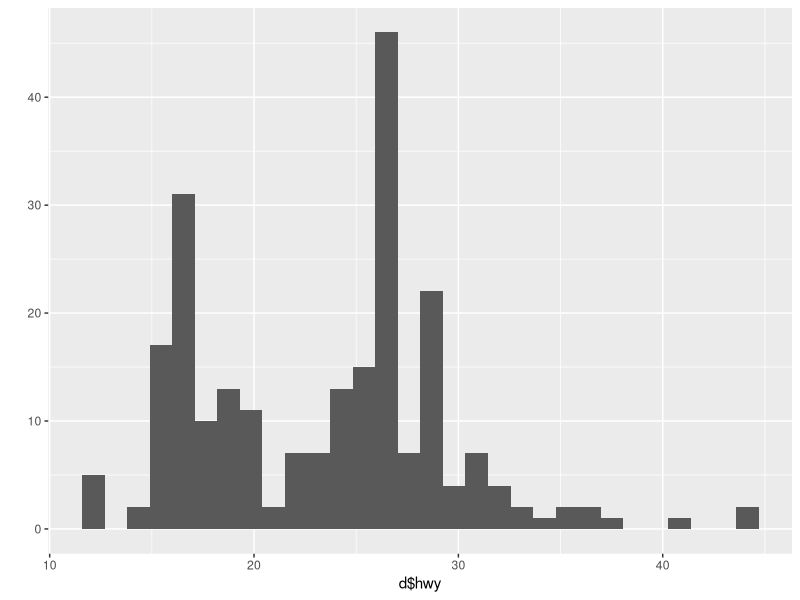
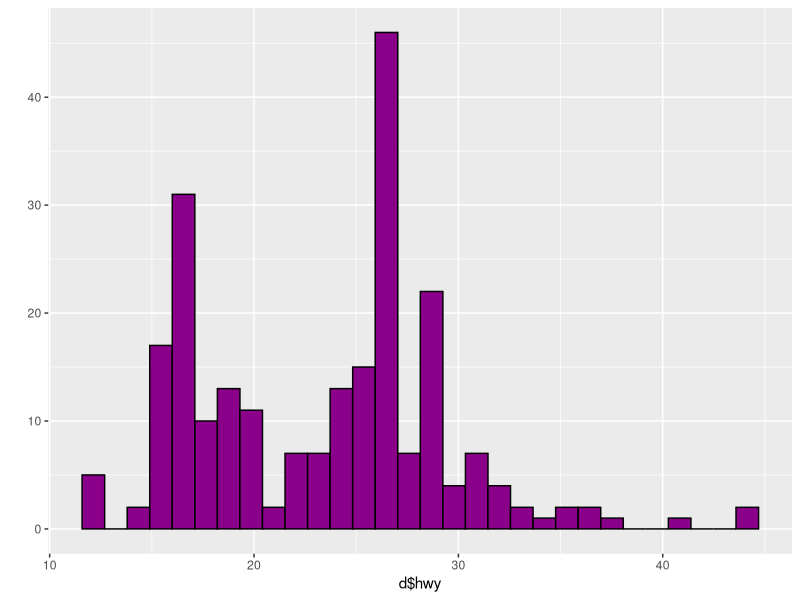
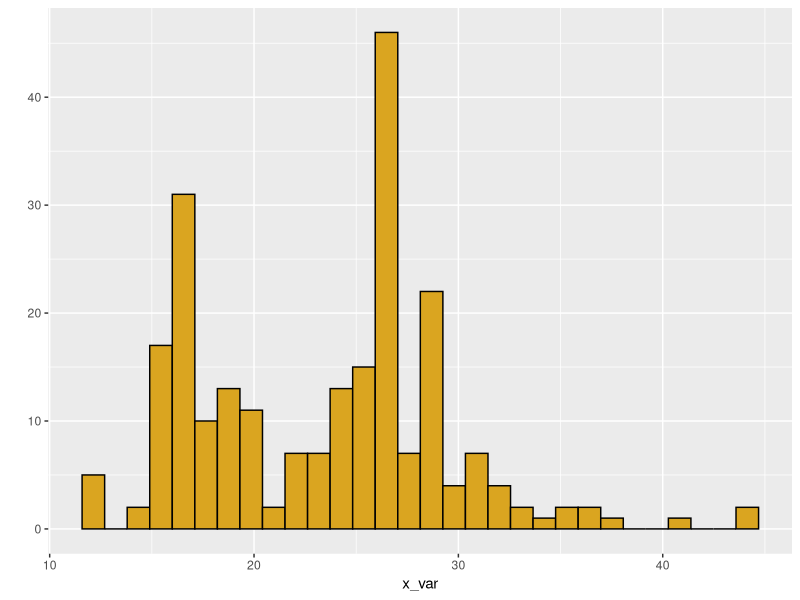
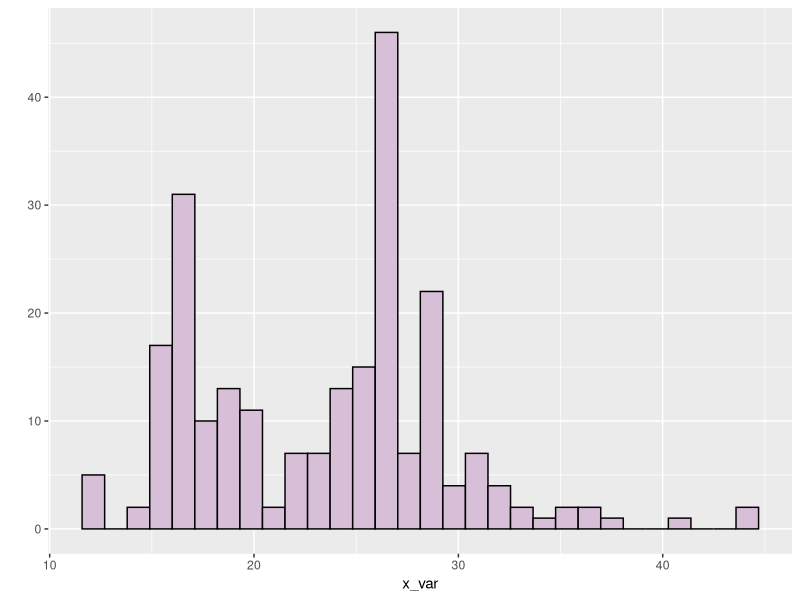
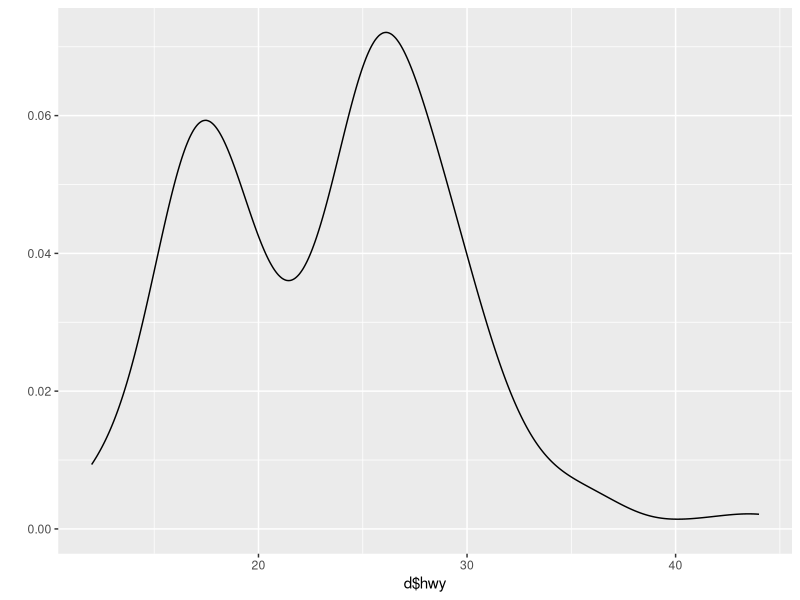
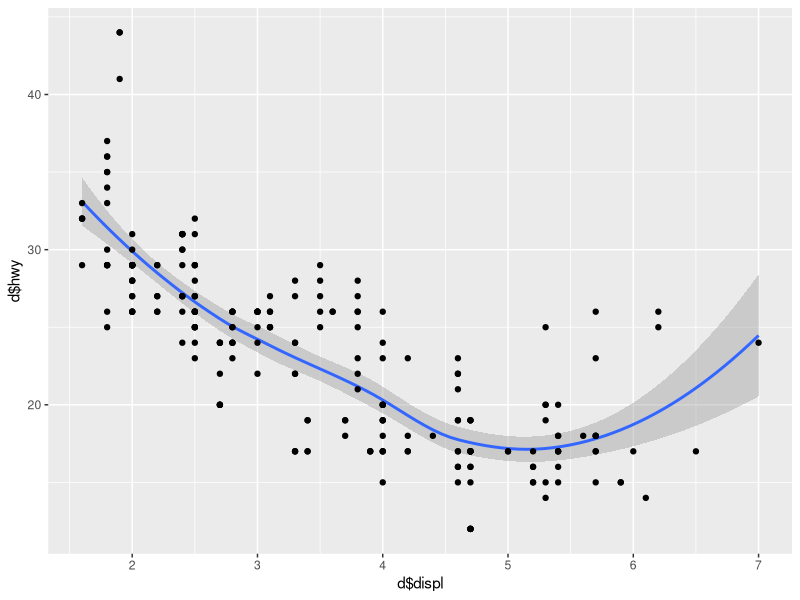
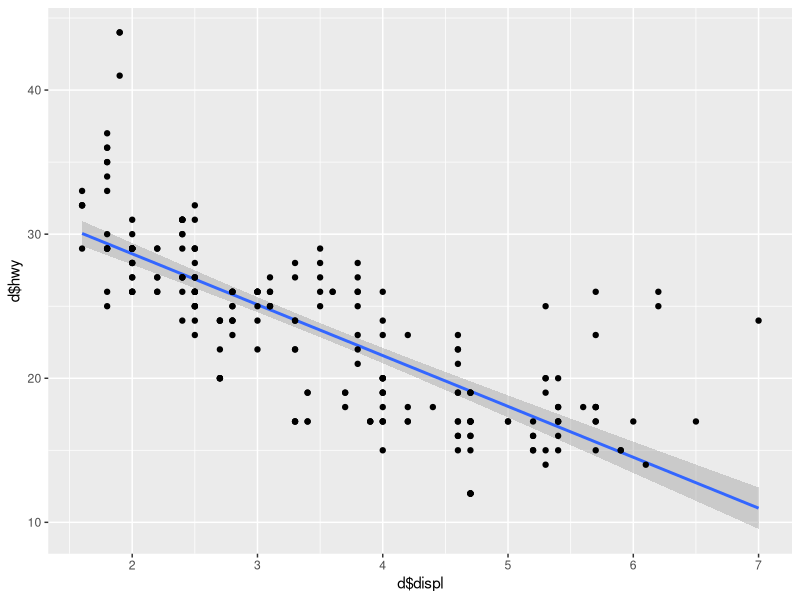
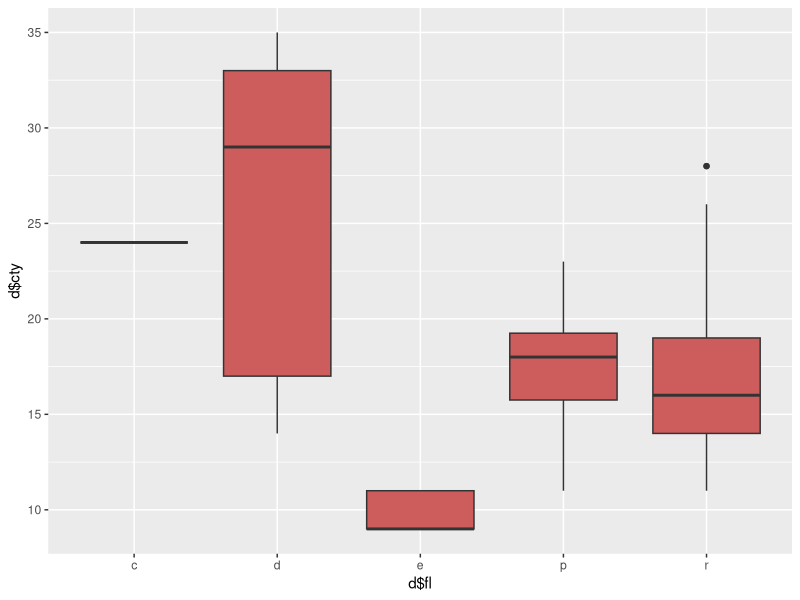

Recreate these plots in R, in order.
# -----------------------------------------------------------
# Basics of ggplot grammar and graphics
# 16 May 2021
# Sandra Nnadi
#------------------------------------------------------------

# Components of a ggplot

#1. data should be in (in data frame)
#2. aesthetic mapping (variables are mapped to an aesthetic)
#3. what geom to use (geometric object to used to draw the layer; points, bars polygons, etc)
#4. stats (raw data and transforms it for something useful in a plot)
#5. position element ( adjust points for overplotting)
#6. facet function for producing multiple plots


# template for ggplot components -------------------------------------

# p1 <- ggplot(data=<DATA>,
#     mapping=aes(<MAPPING>)) + 
#     <GEOM_FUNCTION(mapping=aes(<MAPPING>),
#     stat=<STAT>,
#     position=<POSITION>) +
#     <COORDINATE_FUNCTION> #flip/invert the x and y axis  +
#     <FACET_FUNCTION>

# print(p1)
# ggsave(plot=p1,
#       filename="MyPlot",
#       width=5,
#     height=3,
#     units="inches",
#     device="pdf")

# Preliminaries ------------------------------------------------------------------

library(ggplot2)
library(ggthemes)
library(patchwork)
library(TeachingDemos)
char2seed("doubling time")

d <- mpg # use built in data set on car performance
str(d)
table(d$fl)

# fast plotting with qplot that does not require the use of dataframe-------------------------------------------------------------

# basic histogram
qplot(x=d$hwy)
qplot(x=d$hwy, fill=I("darkmagenta"), color=I("black"))

# make your own custom histogram function
my_histo <- function(x_var,fil_col="goldenrod"){
  qplot(x=x_var,color=I("black"), fill=I(fil_col))}

my_histo(d$hwy)
my_histo(d$hwy,"thistle")

# basic density plot to show density profile of the data
qplot(x=d$hwy,geom = "density")

# basic scatter plot that fits a smooth curve that follows trendline of the data
qplot(x=d$displ,
      y=d$hwy,
      geom = c("smooth","point"))

# basic scatter plot with linear regression line to pass a straight line through it
qplot(x=d$displ,
      y=d$hwy,
      geom = c("smooth","point"),method="lm")

# basic boxplot if the x-axis variable is discrete and the y-axis variable is continuous (ANOVA model)
qplot(x=d$fl, y=d$cty, geom = "boxplot", fill=I("indianred"))
# horizontal line is the median of the data

# basic barplot ("long format")
qplot(x=d$fl, geom = "bar", fill=I("indianred"))



# looks at one variable to count the number of cases of fl that fall into the bar categories

# common mistake when you do not call the identity it will treat fill as a variable
qplot(x=d$fl, geom = "bar", fill="indianred")

# barplot with specified counts or means ("short format")
x_treatment= c("Control","Low","High")
y_response= c(12,2.5,22.9)
qplot(x=x_treatment, y=y_response, geom = "col", fill=I(c("grey20","grey50","grey70")))

# basic curves and functions

my_vec <- seq(1,100,by=0.1)
head(my_vec)
my_func <- function(x) sin(x) + 0.1*x
qplot(x=my_vec, y=sin(my_vec), geom = "line") # built in function

qplot(x=my_vec,y=dgamma(my_vec, shape = 5, scale = 3),
      geom = "line") # density functions for stats

qplot(x=my_vec,y=my_func(my_vec),
      geom = "line") # user defined function


# Themes and fonts ---------------------------------------------------------------

p1 <- ggplot(data = d,
             mapping=aes(x=displ,y=cty)) +
  geom_point()
print(p1) # basic graph
p1 + theme_classic()
p1 + theme_linedraw()
p1 + theme_dark()
p1 + theme_base()
p1 + theme_void()
p1 + theme_economist()
p1 + theme_bw()
p1 + theme_grey() # default theme for ggplot

# Major theme modifications------------------------------------------

p1 + theme_classic(base_size = 40)
p1 + theme_classic(base_size = 9) # base size scales down the axis
p1 + theme_classic(base_family = "serif") # changes the font

# defaults are : theme_grey, base_size=16, base_family="Helvetica"

# default font families (Mac): Times, Arial, Monaco, COurier, Hekvetica, Serif, Sans.

# use the coordninate flip element to invert the enetire plot

p2 <- ggplot(data=d, mapping = aes(x=fl, fill=fl)) +
  geom_bar()
print(p2)

p2 + coord_flip()

# MInor theme modification------------------------------------------

p1 <- ggplot(data=d, mapping = aes(x=displ, y=cty)) +
  geom_point(size=7, shape=21,color="black", fill="steelBlue") + labs(title="my graph title here",
                                                                      subtitle = "an extended subtitle that will print below the main title",
                                                                      x="my X axis label", 
                                                                      y="my Y axis label") + 
  xlim(0,4) +
  ylim(0,20)
print(p1)
